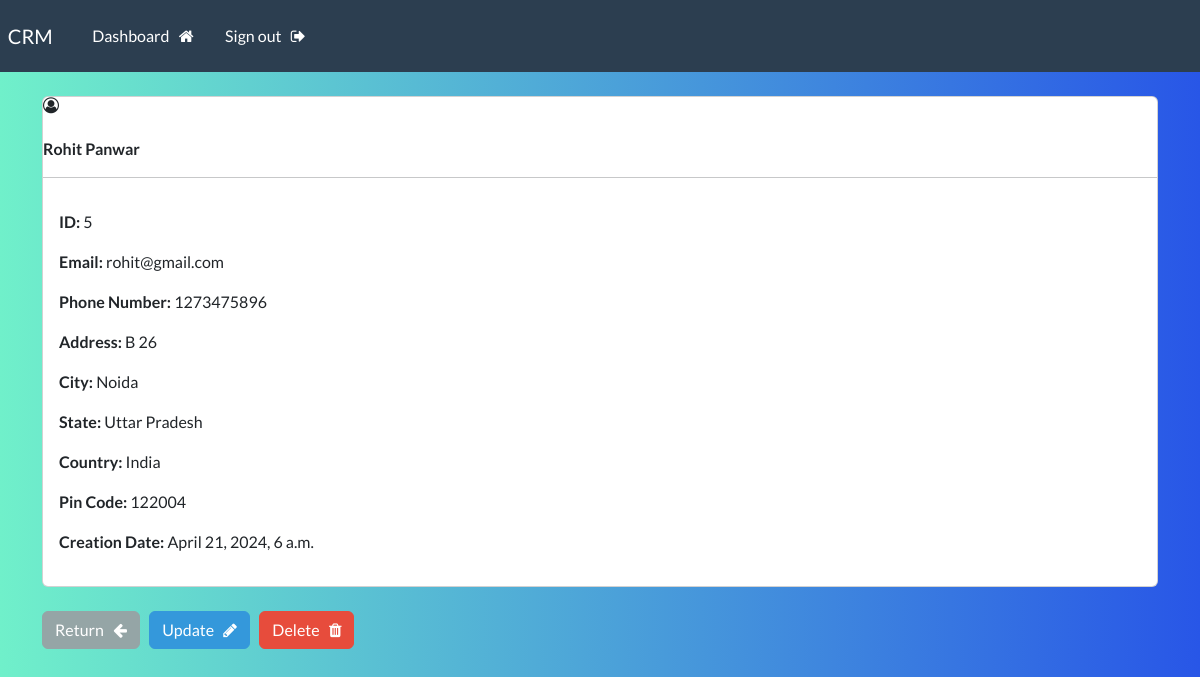
The app's page /record/5 (signed in) with its own data.
### webapp/models.py (models this page shows, shortened)
class customer(models.Model):
    creation_data = models.DateTimeField(auto_now_add=True)  # Automatically set to the current
    first_name = models.CharField(max_length=30)
    last_name = models.CharField(max_length=30)
    email = models.CharField(max_length=30)
    phone = models.CharField(max_length=30)
    address = models.CharField(max_length=30)
    city = models.CharField(max_length=30)
    state = models.CharField(max_length=30)
    country = models.CharField(max_length=30)
    pincode = models.CharField(max_length=30)

### webapp/views.py (the view)
# urls.py: path('record/<int:pk>',single_record,name="record"),
@login_required(login_url='my-login')
def single_record(request, pk):
    all_records = customer.objects.get(id=pk)
    context ={"record":all_records}
    return render(request, 'webapp/view-record.html',context=context)

### webapp/templates/webapp/view-record.html (shortened to what this page needs)
{% extends 'webapp/base.html' %}
{% block content %}
    <div class="card">
        <i class="fa fa-user-circle-o" aria-hidden="true"></i> &nbsp
        <strong>
            {{record.first_name}}
            {{record.last_name}}
        </strong>
        <hr>
        <div class="card-body">
            <p> <strong> ID: </strong> {{ record.id }} </p>
            <p> <strong> Email: </strong> {{ record.email }} </p>
            <p> <strong> Phone Number: </strong> {{ record.phone }} </p>
            <p> <strong> Address: </strong> {{ record.address }} </p>
            <p> <strong> City: </strong> {{ record.city }} </p>
            <p> <strong> State: </strong> {{ record.state }} </p>
            <p> <strong> Country: </strong> {{ record.country }} </p>
            <p> <strong> Pin Code: </strong> {{ record.pincode }} </p>
            <p> <strong> Creation Date: </strong> {{ record.creation_data }} </p>
        </div>
    </div>
    <br>
    <a  href="{% url 'dashboard' %}" class="btn btn-secondary"> Return &nbsp <i class="fa fa-arrow-left" aria-hidden="true"></i> </a>
    <a  href="{% url 'update-record' record.id  %}" class="btn btn-info"> Update &nbsp <i class="fa fa-pencil" aria-hidden="true"></i> </a>
    <a  href="{% url 'delete-record' record.id %}" class="btn btn-danger"> Delete &nbsp <i class="fa fa-trash" aria-hidden="true"></i> </a>
{% endblock %}

### static/css/style.css (style rules this page uses)
body { background: rgb(112,240,202); background: linear-gradient(90deg, rgba(112,240,202,1) 0%, rgba(40,86,231,1) 100%); }

### records on screen
customer: first_name "Rohit", last_name "Panwar", id "5", email "rohit@gmail.com", phone "1273475896", address "B 26", city "Noida", state "Uttar Pradesh", country "India", pincode "122004", creation_data "April 21, 2024, 6 a.m."
